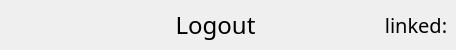
      <widget class="QFrame" name="horizontalFrame_6">
       <property name="minimumSize">
        <size>
         <width>400</width>
         <height>50</height>
        </size>
       </property>
       <property name="maximumSize">
        <size>
         <width>999999</width>
         <height>50</height>
        </size>
       </property>
       <property name="sizeIncrement">
        <size>
         <width>0</width>
         <height>0</height>
        </size>
       </property>
       <layout class="QHBoxLayout" name="horizontalLayout_10">
        <property name="spacing">
         <number>0</number>
        </property>
        <property name="leftMargin">
         <number>5</number>
        </property>
        <property name="topMargin">
         <number>0</number>
        </property>
        <property name="rightMargin">
         <number>0</number>
        </property>
        <property name="bottomMargin">
         <number>0</number>
        </property>
        <item>
         <widget class="QLabel" name="label_5">
          <property name="minimumSize">
           <size>
            <width>20</width>
            <height>0</height>
           </size>
          </property>
          <property name="maximumSize">
           <size>
            <width>20</width>
            <height>16777215</height>
           </size>
          </property>
          <property name="styleSheet">
           <string notr="true"/>
          </property>
          <property name="text">
           <string/>
          </property>
         </widget>
        </item>
        <item>
         <widget class="QLabel" name="icon_logout">
          <property name="sizePolicy">
           <sizepolicy hsizetype="Expanding" vsizetype="Maximum">
            <horstretch>2</horstretch>
            <verstretch>0</verstretch>
           </sizepolicy>
          </property>
          <property name="minimumSize">
           <size>
            <width>30</width>
            <height>30</height>
           </size>
          </property>
          <property name="maximumSize">
           <size>
            <width>30</width>
            <height>30</height>
           </size>
          </property>
          <property name="text">
           <string/>
          </property>
          <property name="pixmap">
           <pixmap resource="images.qrc">:/gui/APP ICONS/ios/log-out.png</pixmap>
          </property>
          <property name="scaledContents">
           <bool>true</bool>
          </property>
         </widget>
        </item>
        <item alignment="Qt::AlignLeft">
         <widget class="QPushButton" name="b_logout">
          <property name="sizePolicy">
           <sizepolicy hsizetype="Fixed" vsizetype="Expanding">
            <horstretch>1</horstretch>
            <verstretch>0</verstretch>
           </sizepolicy>
          </property>
          <property name="minimumSize">
           <size>
            <width>321</width>
            <height>0</height>
           </size>
          </property>
          <property name="maximumSize">
           <size>
            <width>16777215</width>
            <height>40</height>
           </size>
          </property>
          <property name="sizeIncrement">
           <size>
            <width>0</width>
            <height>0</height>
           </size>
          </property>
          <property name="font">
           <font>
            <family>Apple SD Gothic Neo</family>
            <pointsize>18</pointsize>
           </font>
          </property>
          <property name="focusPolicy">
           <enum>Qt::ClickFocus</enum>
          </property>
          <property name="autoFillBackground">
           <bool>false</bool>
          </property>
          <property name="styleSheet">
           <string notr="true"/>
          </property>
          <property name="text">
           <string>Logout</string>
          </property>
          <property name="iconSize">
           <size>
            <width>35</width>
            <height>31</height>
           </size>
          </property>
          <property name="flat">
           <bool>true</bool>
          </property>
         </widget>
        </item>
        <item>
         <widget class="QPushButton" name="b_linked">
          <property name="sizePolicy">
           <sizepolicy hsizetype="Fixed" vsizetype="Expanding">
            <horstretch>0</horstretch>
            <verstretch>0</verstretch>
           </sizepolicy>
          </property>
          <property name="minimumSize">
           <size>
            <width>0</width>
            <height>0</height>
           </size>
          </property>
          <property name="maximumSize">
           <size>
            <width>270</width>
            <height>100</height>
           </size>
          </property>
          <property name="sizeIncrement">
           <size>
            <width>0</width>
            <height>0</height>
           </size>
          </property>
          <property name="font">
           <font>
            <family>Apple SD Gothic Neo</family>
            <pointsize>15</pointsize>
            <stylestrategy>PreferAntialias</stylestrategy>
           </font>
          </property>
          <property name="focusPolicy">
           <enum>Qt::StrongFocus</enum>
          </property>
          <property name="layoutDirection">
           <enum>Qt::RightToLeft</enum>
          </property>
          <property name="styleSheet">
           <string notr="true">text-align:left;color:white;
QPushButton#pressed{
background:rgba(0,0,0,100);
}</string>
          </property>
          <property name="inputMethodHints">
           <set>Qt::ImhNone</set>
          </property>
          <property name="text">
           <string>linked:</string>
          </property>
          <property name="icon">
           <iconset>
            <normaloff>:/gui/APP ICONS/Facebook-icon (3).png</normaloff>:/gui/APP ICONS/Facebook-icon (3).png</iconset>
          </property>
          <property name="iconSize">
           <size>
            <width>25</width>
            <height>25</height>
           </size>
          </property>
          <property name="flat">
           <bool>true</bool>
          </property>
         </widget>
        </item>
       </layout>
      </widget>
